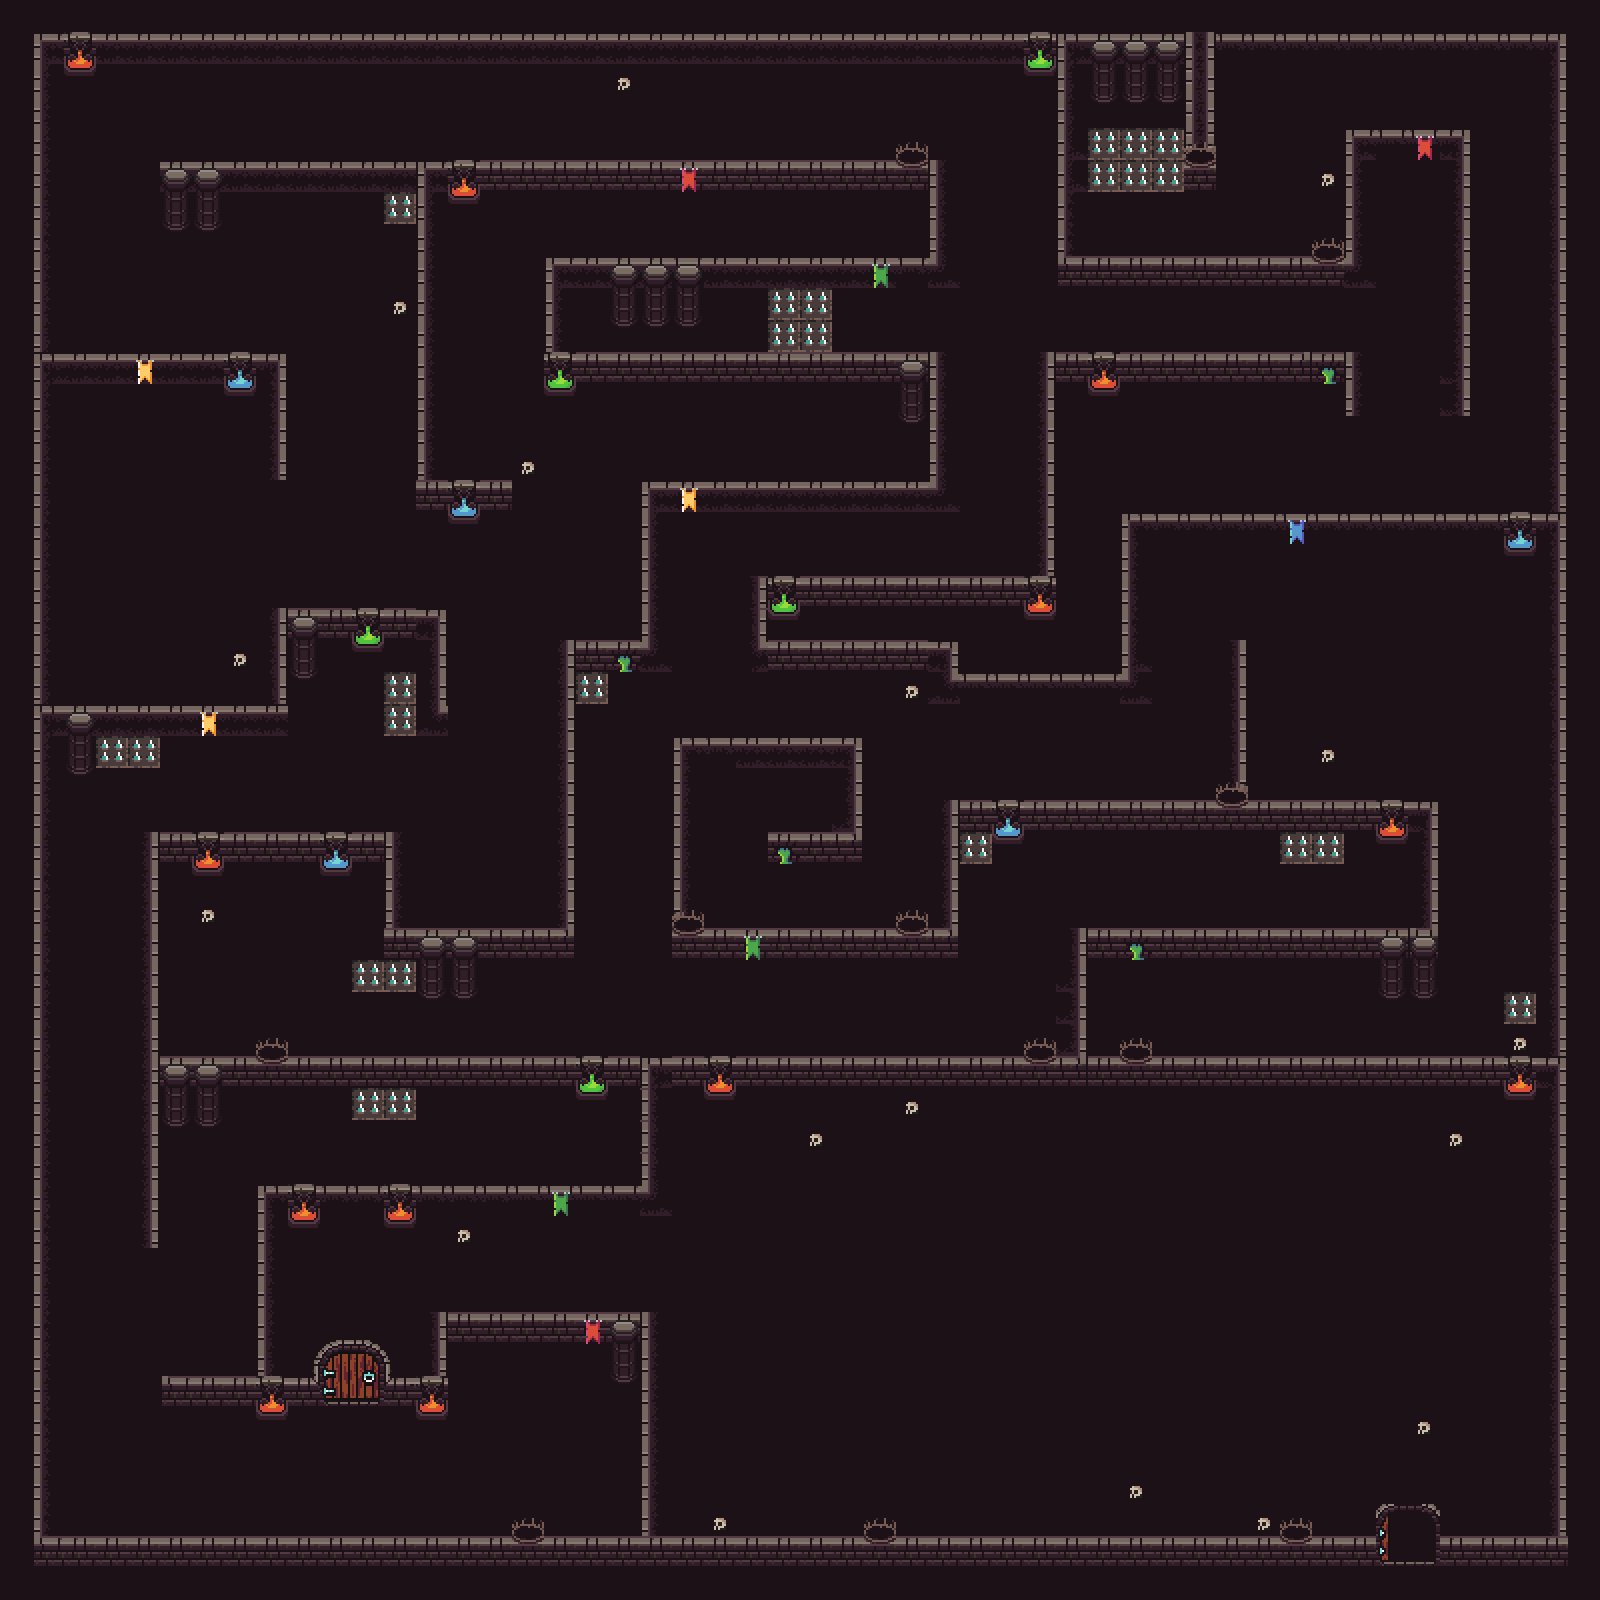

Below is a game level as drawn by its tile map, then a one-line description and the .tmx that defines it (tile-layer data replaced by summaries):
An orthogonal 50x50 tile map with 32x32 px tiles, 4 tile layers (background, others, walls, objects), 5 tilesets and 147 objects (65x solid, 46x traps).

<map version="1.10" tiledversion="1.11.2" orientation="orthogonal" renderorder="right-down" width="50" height="50" tilewidth="32" tileheight="32" infinite="0" nextlayerid="9" nextobjectid="168">
 <tileset firstgid="1" source="../map3-tilesets/0x72_DungeonTilesetII_v1.7.tsx" />
 <tileset firstgid="1025" source="../map3-tilesets/16x16 dungeon ii wall reconfig v04 spritesheet.tsx" />
 <tileset firstgid="1217" source="../map3-tilesets/atlas_floor.tsx" />
 <tileset firstgid="1266" source="../map3-tilesets/atlas_walls_high-16x32.tsx" />
 <tileset firstgid="1458" source="../map3-tilesets/atlas_walls_low-16x16.tsx" />
 <layer id="1" name="background" width="50" height="50">
  <data>[2500 cells, 2500 non-empty, 2 distinct tile ids]</data>
 </layer>
 <layer id="5" name="others" width="50" height="50">
  <data>[2500 cells, 24 non-empty, 2 distinct tile ids]</data>
 </layer>
 <layer id="3" name="walls" width="50" height="50">
  <data>[2500 cells, 771 non-empty, 57 distinct tile ids]</data>
 </layer>
 <layer id="4" name="objects" width="50" height="50">
  <data>[2500 cells, 136 non-empty, 16 distinct tile ids]</data>
 </layer>
 <objectgroup id="8" name="Spawns">
  <object id="115" x="722" y="880">
   <properties>
    <property name="type" value="player" />
   </properties>
   <point />
  </object>
  <object id="116" x="1410" y="672">
   <properties>
    <property name="class" value="SkeletonEnemy" />
    <property name="type" value="monster" />
   </properties>
   <point />
  </object>
  <object id="133" x="800" y="452">
   <properties>
    <property name="class" value="SkeletonEnemy" />
    <property name="type" value="monster" />
   </properties>
   <point />
  </object>
  <object id="166" x="406" y="138">
   <properties>
    <property name="class" value="SkeletonEnemy" />
    <property name="type" value="monster" />
   </properties>
   <point />
  </object>
  <object id="126" x="1242" y="908">
   <properties>
    <property name="class" value="SkeletonEnemy" />
    <property name="type" value="monster" />
   </properties>
   <point />
  </object>
  <object id="137" x="1346" y="1042">
   <properties>
    <property name="class" value="SkeletonEnemy" />
    <property name="type" value="monster" />
   </properties>
   <point />
  </object>
  <object id="127" x="996" y="348">
   <properties>
    <property name="class" value="FlyingDemon" />
    <property name="type" value="monster" />
   </properties>
   <point />
  </object>
  <object id="125" x="1164" y="500">
   <properties>
    <property name="class" value="RatCreep" />
    <property name="type" value="monster" />
   </properties>
   <point />
  </object>
  <object id="165" x="810" y="142">
   <properties>
    <property name="class" value="RatCreep" />
    <property name="type" value="monster" />
   </properties>
   <point />
  </object>
  <object id="124" x="276" y="980">
   <properties>
    <property name="class" value="FirewormElite" />
    <property name="type" value="monster" />
   </properties>
   <point />
  </object>
  <object id="136" x="536" y="1480">
   <properties>
    <property name="class" value="FirewormElite" />
    <property name="type" value="monster" />
   </properties>
   <point />
  </object>
  <object id="128" x="1282" y="210">
   <properties>
    <property name="class" value="FirewormElite" />
    <property name="type" value="monster" />
   </properties>
   <point />
  </object>
  <object id="121" x="1108" y="1312">
   <properties>
    <property name="class" value="FireDemon" />
    <property name="type" value="monster" />
   </properties>
   <point />
  </object>
  <object id="117" x="180" y="572">
   <properties>
    <property name="class" value="FlyingDemon" />
    <property name="type" value="monster" />
   </properties>
   <point />
  </object>
  <object id="130" x="470" y="1164">
   <properties>
    <property name="class" value="YellowBat" />
    <property name="type" value="monster" />
   </properties>
   <point />
  </object>
  <object id="131" x="808" y="1036">
   <properties>
    <property name="class" value="YellowBat" />
    <property name="type" value="monster" />
   </properties>
   <point />
  </object>
  <object id="139" x="786" y="252">
   <properties>
    <property name="class" value="YellowBat" />
    <property name="type" value="monster" />
   </properties>
   <point />
  </object>
  <object id="167" x="334" y="312">
   <properties>
    <property name="class" value="YellowBat" />
    <property name="type" value="monster" />
   </properties>
   <point />
  </object>
  <object id="159" x="534" y="604">
   <properties>
    <property name="class" value="YellowBat" />
    <property name="type" value="monster" />
   </properties>
   <point />
  </object>
  <object id="132" x="1410" y="256">
   <properties>
    <property name="class" value="YellowBat" />
    <property name="type" value="monster" />
   </properties>
   <point />
  </object>
  <object id="118" x="1348" y="1576">
   <properties>
    <property name="type" value="portal" />
   </properties>
   <point />
  </object>
  <object id="119" x="778" y="830">
   <properties>
    <property name="type" value="portal_start" />
   </properties>
   <point />
  </object>
  <object id="142" x="1504" y="1328">
   <properties>
    <property name="type" value="chest3" />
   </properties>
   <point />
  </object>
  <object id="149" x="470" y="882">
   <properties>
    <property name="class" value="Gipsy" />
    <property name="type" value="npc" />
   </properties>
   <point />
  </object>
  <object id="148" x="1444" y="496">
   <properties>
    <property name="class" value="Gipsy" />
    <property name="type" value="npc" />
   </properties>
   <point />
  </object>
  <object id="151" x="1390" y="904">
   <properties>
    <property name="type" value="randomPotion" />
   </properties>
   <point />
  </object>
  <object id="155" x="612" y="1458">
   <properties>
    <property name="type" value="randomPotion" />
   </properties>
   <point />
  </object>
  <object id="158" x="74" y="472">
   <properties>
    <property name="type" value="randomPotion" />
   </properties>
   <point />
  </object>
  <object id="160" x="876" y="442">
   <properties>
    <property name="type" value="randomPotion" />
   </properties>
   <point />
  </object>
  <object id="161" x="884" y="232">
   <properties>
    <property name="type" value="randomPotion" />
   </properties>
   <point />
  </object>
  <object id="162" x="618" y="878">
   <properties>
    <property name="type" value="randomPotion" />
   </properties>
   <point />
  </object>
  <object id="157" x="184" y="934">
   <properties>
    <property name="type" value="randomPotion" />
   </properties>
   <point />
  </object>
  <object id="156" x="612" y="1148">
   <properties>
    <property name="type" value="randomPotion" />
   </properties>
   <point />
  </object>
  <object id="154" x="1108" y="238">
   <properties>
    <property name="type" value="randomPotion" />
   </properties>
   <point />
  </object>
  <object id="153" x="822" y="626">
   <properties>
    <property name="type" value="randomPotion" />
   </properties>
   <point />
  </object>
  <object id="152" x="1154" y="1034">
   <properties>
    <property name="type" value="randomPotion" />
   </properties>
   <point />
  </object>
 </objectgroup>
 <objectgroup id="7" name="traps" visible="0">
  <object id="66" name="traps" x="1092" y="128" width="94" height="62">
   <properties>
    <property name="traps" type="bool" value="true" />
   </properties>
  </object>
  <object id="67" name="traps" x="772" y="290" width="58" height="62">
   <properties>
    <property name="traps" type="bool" value="true" />
   </properties>
  </object>
  </objectgroup>
 <objectgroup id="6" name="solid" visible="0">
  <!-- 65 objects omitted --></objectgroup>
</map>
<!-- 109 of 147 objects omitted -->
